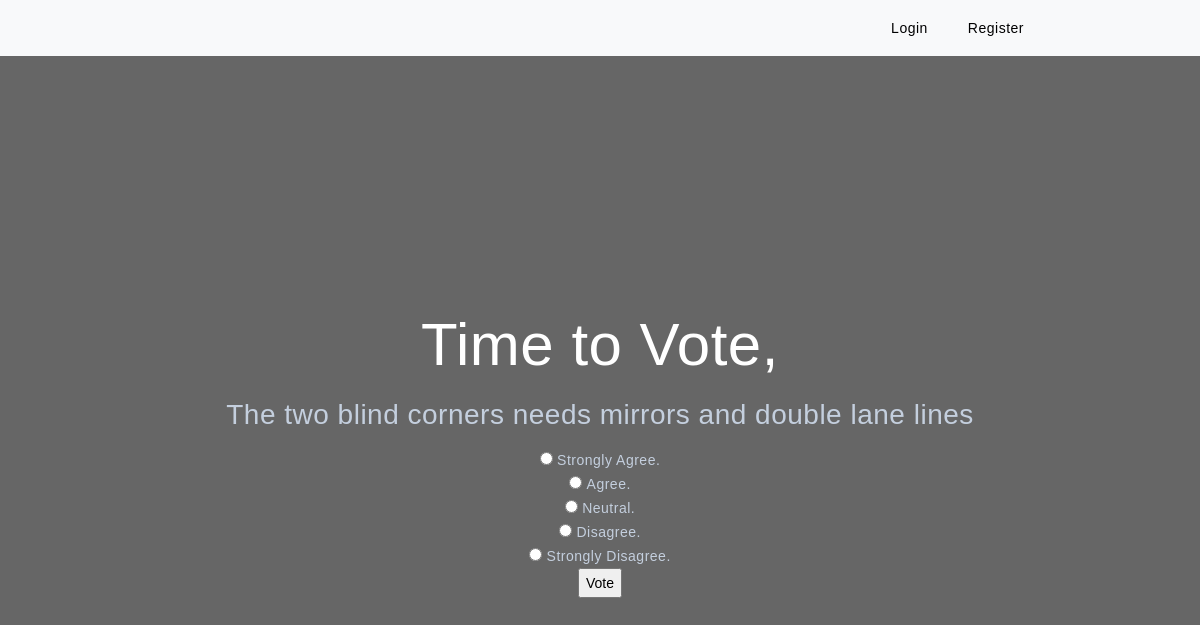
The page /polls/6/ on the database its author committed.
### polls_app/models.py (models this page shows, shortened)
class Question(models.Model):
    question_text = models.CharField(max_length=200)
    pub_date = models.DateTimeField('date published')

class Choice(models.Model):
    question = models.ForeignKey(Question, on_delete=models.CASCADE)
    choice_text = models.CharField(max_length=200)
    votes = models.IntegerField(default=0)

### polls_app/views.py (the view)
# urls.py: path('<int:pk>/', views.DetailView.as_view(), name='detail'),
class DetailView(generic.DetailView):
    model = Question
    template_name = 'polls_app/detail.html'

### polls_app/templates/polls_app/detail.html (shortened to what this page needs)
{%load static %}
<!DOCTYPE html>
<html lang="en">
    <head>
        <link href="https://cdn.jsdelivr.net/npm/bootstrap@5.3.0-alpha1/dist/css/bootstrap.min.css" rel="stylesheet">
        <link rel="stylesheet" href="{% static 'css/index_style.css' %}" />
    </head>
    <body>
	    <header>
	        <nav class="navbar navbar-expand-sm bg-light d-flex justify-content-end pe-5 py-2">
                <ul class="navbar-nav pe-5 me-5">
                    {%if request.user.is_authenticated %}
                    <span class="center" >Hi {{ request.user.username | title }} |</span>
                    <li class="nav-item">
                        <a class="nav-link" href="{% url 'polls_app:index' %}">My Posts</a>
                    </li>
                    <li class="nav-item me-4">
                        <a class="nav-link" href="{% url 'users:logout' %}">Logout</a>
                    </li>
                    {%else%}
                    <li class="nav-item me-4">
                        <a class="nav-link" href="{% url 'users:login' %}">Login</a>
                    </li>
                    <li class="nav-item me-4" >
                        <a class="nav-link" href="{% url 'users:register' %}">Register</a>
                    </li>
                    {%endif%}
		        </ul>
	        </nav>
	    </header>
        <div class="overlay">
            <div class="container" id="grid">
                <div class="row align-items-center">
                    <div class="col-md-10 text-center">
                        <h1>Time to Vote,</h1>
                        <main>
                            <form action="{% url 'polls_app:vote' question.id %}" method="post">
    <fieldset>
        <legend><h3>{{ question.question_text }}</h3></legend>
        {% for choice in question.choice_set.all %}
            <input type="radio" name="choice" id="choice{{ forloop.counter }}" value="{{ choice.id }}">
            <label for="choice{{ forloop.counter }}">{{ choice.choice_text }}</label><br>
        {% endfor %}
    </fieldset>
    <input type="submit" value="Vote">
                            </form>
                        </main>
                    </div>
                </div>
            </div>
        </div>
    </body>
</html>

### ByPopularDemand/static/css/index_style.css (style rules this page uses)
html, body { height:100%; padding: 0; margin: 0; color: white; }
html { background-position: center; background-size: cover; background-repeat: no-repeat; position: relative; }
.overlay { position: relative; top: 0; left: 0; height: 100%; width: 100%; background-color: rgba(0,0,0, 0.6); }
.row { height: 100vh; position: relative; }
nav { padding-left:80px; padding-right: 80px; }
body { height: 100vh; width: 100%; margin: auto; margin-top: 0px; margin-bottom: 0px; font-size: 14px; font-family: "Montserrat", sans-serif; color: #c4cfde; letter-spacing: 0.5px; font-weight: 500; display: block; line-height: 24px; background-color: transparent; }
#grid { display: grid; grid-template-columns: 100%; column-gap: 10px; margin:auto; }
h1 { font-family: "Montserrat", sans-serif; color: #ffffff; font-weight: 500; font-size: 60px; line-height: 62px; margin-bottom: 22px; }
ul, li { list-style-type: none; }
a:link { color: #000000; }

### rows shown on the page
Question: question_text "The two blind corners needs mirrors and double lane lines"
Choice: choice_text "Strongly Agree."
Choice: choice_text "Agree."
Choice: choice_text "Neutral."
Choice: choice_text "Disagree."
Choice: choice_text "Strongly Disagree."
